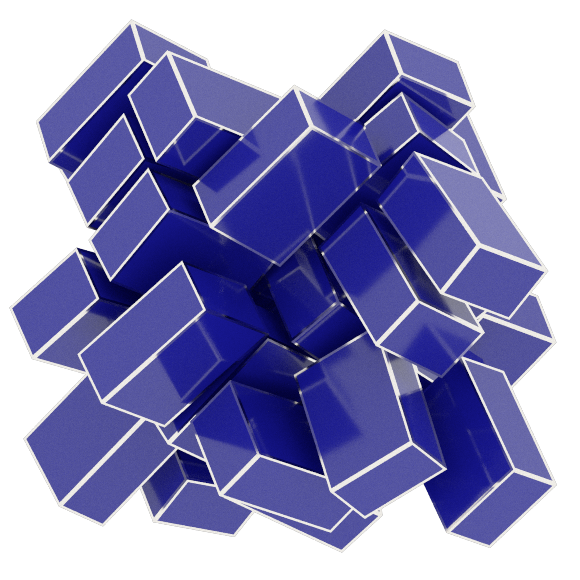

Generate this figure with Python:
import fresnel
import numpy
import PIL

data = numpy.load('cuboids.npz')

scene = fresnel.Scene(fresnel.Device(mode='cpu'))
scene.lights = fresnel.light.lightbox()
W, H, D = data['width']
poly_info = fresnel.util.convex_polyhedron_from_vertices(
    [[-W, -H, -D], [-W, -H, D], [-W, H, -D], [-W, H, D],
     [W, -H, -D], [W, -H, D], [W, H, -D], [W, H, D]])

geometry = fresnel.geometry.ConvexPolyhedron(
    scene, poly_info,
    position=data['position'],
    orientation=data['orientation'],
    outline_width=0.015)
geometry.material = fresnel.material.Material(
    color=fresnel.color.linear([0.1, 0.1, 0.6]),
    roughness=0.1,
    specular=1)
geometry.outline_material = fresnel.material.Material(
    color=(0.95, 0.93, 0.88),
    roughness=0.1,
    metal=1.0)

scene.camera = fresnel.camera.fit(scene, view='front')
out = fresnel.pathtrace(scene, samples=64,
                        light_samples=32,
                        w=580, h=580)
PIL.Image.fromarray(out[:], mode='RGBA').save('cuboid.png')

out = fresnel.pathtrace(scene, samples=256,
                        light_samples=16,
                        w=1380, h=1380)
PIL.Image.fromarray(out[:], mode='RGBA').save('cuboid-hires.png')
